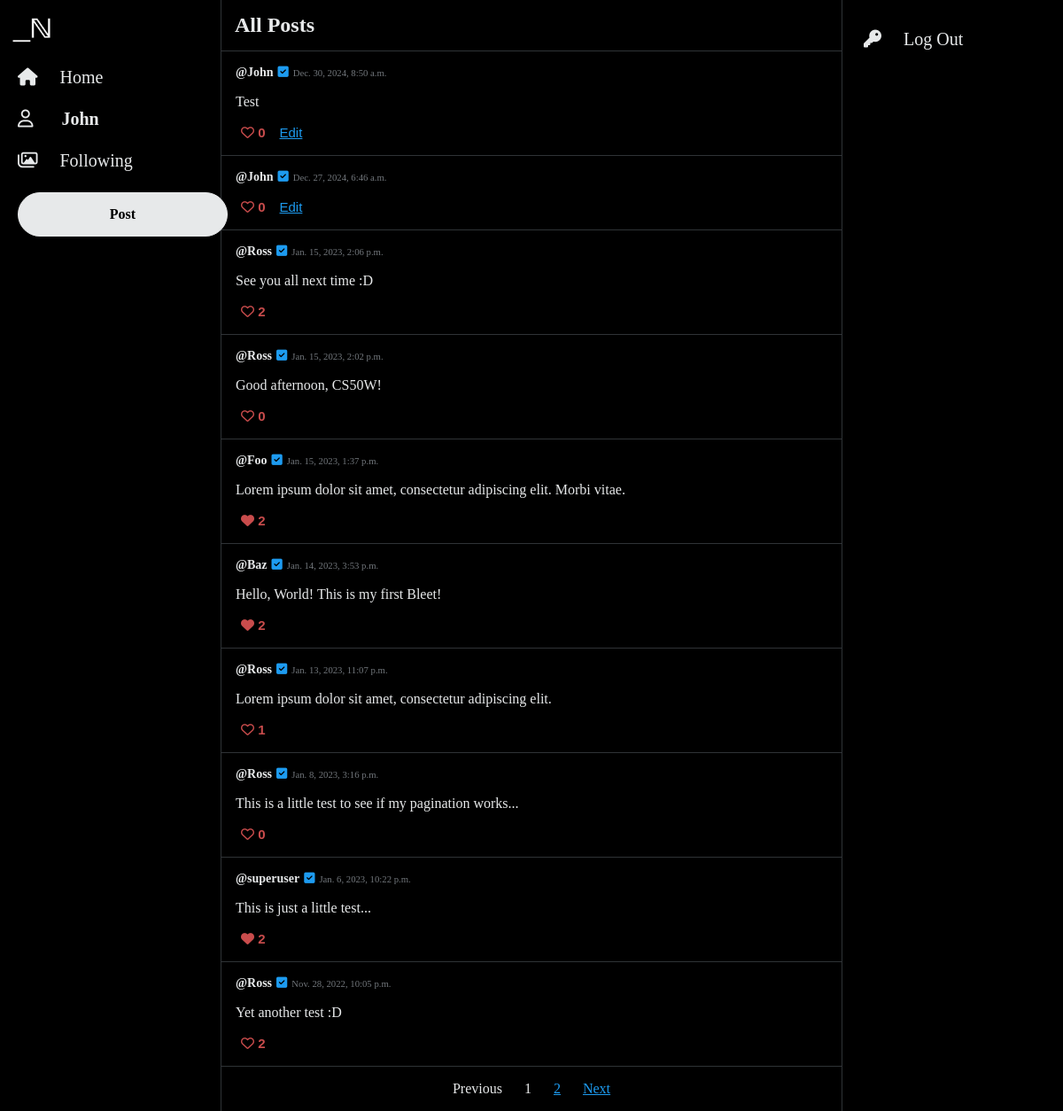
Page /allPosts (signed in) on the committed database.
### network/models.py (models this page shows, shortened)
class User(AbstractUser):
    pass

class Tweet(models.Model):
    author = models.ForeignKey(User, on_delete=models.CASCADE)
    tweetText = models.CharField(max_length=255)
    posted = models.DateTimeField(auto_now_add=True)
    like = models.ManyToManyField(User, blank=True, related_name="likes")

### network/views.py (the view)
# urls.py: path("allPosts", views.allPosts, name="allPosts"),
@login_required(redirect_field_name='my_redirect_field')
def allPosts(request):
    tweets = Tweet.objects.all().order_by('-posted')
    paginator = Paginator(tweets, 10)
    page_number = request.GET.get('page')
    page_obj = paginator.get_page(page_number)
    return render(request, "network/allPosts.html", {
        "page_obj": page_obj
    })

### network/templates/network/allPosts.html (shortened to what this page needs)
{% extends "network/layout.html" %}
{% block body %}
<div style="border-bottom: 1px solid #2F3336;">
   <h2 style="margin: 15px;">All Posts</h2>
</div>
<div class="container">
   {% for tweet in page_obj %}
   <div class="post">
      <div class="card" data-id="{{tweet.id}}">
         <div class="card-body rounded">
            <div class="card-info">
            <a class="card-title" href="{% url 'profile' user_id=tweet.author.id%}"><strong>@{{ tweet.author }}</strong></a>
            <i class="fa-solid fa-square-check" id="check"></i>
            <h6 class="card-subtitle">{{tweet.posted}}</h6>
            </div>
            <p class="card-text" id="tweetText">{{tweet.tweetText}}</p>
            {% if user.username in tweet.like.all|stringformat:'s' %}
            <button class="button-like" id="foo-like">
               <i class="fa-solid fa-heart"></i>&nbsp;<span id="number">{{ tweet.like.all.count }}</span>
            </button>
            {% else %}
            <button class="button-secondary" id="foo">
               <i class="fa-regular fa-heart"></i>&nbsp;<span id="number">{{ tweet.like.all.count }}</span>
            </button>
            {% endif %}
            {% if user.username == tweet.author|stringformat:'s' %}
            <button class="button-edit" id="edit">  Edit</button>
            {% endif %}
         </div>
      </div>
   </div>
   {% endfor %}
   <nav aria-label="Page">
      <ul class="pagination">
         {% if page_obj.has_previous %}
         <li class="page-item">
            <a class="page-link" href="?page={{ page_obj.previous_page_number }}">Previous</a>
         </li>
         {% else %}
         <li class="page-item disabled">
            <a class="page-link disabled" href="#" tabindex="-1" aria-disabled="True">Previous</a>
         </li>
         {% endif %}
         {% for i in page_obj.paginator.page_range %}
         {% if page_obj.number == i %}
         <li class="page-item active" aria-current="page">
            <span class="page-link">
               {{ i }}
            </span>
         </li>
         {% else %}
         <li class="page-item"><a class="page-link" href="?page={{ i }}">{{ i }}</a></li>
         {% endif %}
         {% endfor %}
         {% if page_obj.has_next %}
         <li class="page-item">
            <a class="page-link" href="?page={{ page_obj.next_page_number }}">Next</a>
         </li>
         {% else %}
         <li class="page-item disabled">
            <a class="page-link disabled" href="#" tabindex="-1" aria-disabled="True">Next</a>
         </li>
         {% endif %}
      </ul>
   </nav>
   </div>
   {% endblock %}

### network/templates/network/layout.html (shortened to what this page needs)
{% load static %}
<!DOCTYPE html>
<html lang="en">
    <head>
        <link rel="stylesheet" href="{% static 'network/styles.css' %}"/>
        <link rel="stylesheet" href="https://cdnjs.cloudflare.com/ajax/libs/font-awesome/6.7.2/css/all.min.css">
    </head>
    <body>
        <header>
            <div class="sticky">
                <div class="logo">
                    <a href="{% url 'index' %}">
                        <img src="{% static '/network/logo.webp' %}" height="45" alt="logo"/>
                    </a>
                </div>
                <nav>
                    <div>
                        <ul style="margin: 0;">
                            {% if user.is_authenticated %}
                                <li class="nav-item">
                                    <a class="nav-link" href="{% url 'allPosts' %}">
                                        <i class="fa-sharp fa-solid fa-house" id="nav-icon"></i>
                                        <span class="nav-text">Home</span>
                                    </a>
                                </li>
                                <li class="nav-item">
                                    <a class="nav-link" href="{% url 'profile' user_id=user.id%}">
                                        <i class="fa-regular fa-user" id="nav-icon"></i>
                                        <strong class="nav-text" style="margin-left: 27px;">{{ user.username }}</strong>
                                    </a>
                                </li>
                                <li class="nav-item">
                                    <a class="nav-link" href="{% url 'following' %}">
                                        <i class="fa-regular fa-images"></i>
                                        <span class="nav-text">Following</span>
                                    </a>
                                </li>
                                <li class="nav-item button">
                                    <a class="nav-button" href="{% url 'tweet' %}" role="button">Post</a>
                                </li>
                            {% endif %}
                        </ul>
                    </div>
                </nav>
            </div>
        </header>
        <div class="body">
            {% block body %}
            {% endblock %}
        </div>
        <footer>
            <div class="sticky" style="margin-left: 12px;">
                <ul>
                    <li class="nav-item">
                        <a class="nav-link" href="{% url 'logout' %}" role="button">
                            <i class="fa-solid fa-key"></i>
                            <span class="nav-text">Log Out</span>
                        </a>
                    </li>
                </ul>
            </div>
        </footer>
    </body>
</html>

### network/static/network/styles.css (style rules this page uses)
body { display: flex; color: #e7e9ea; justify-content: center; background-color: #000; font-family: TwitterChirp; margin-top: 0; margin-bottom: 0; }
header { width: 275px; border-right: 1px solid #2F3336; }
footer { width: 275px; border-left: 1px solid #2F3336; }
ul { padding-inline-start: 0; }
#nav-icon { font-size: 20px; color: #e7e9ea; }
a.nav-link { font-size: 20px; color: #e7e9ea; text-decoration: none; }
a.card-title { margin: 0; color: #e7e9ea; text-decoration: none; font-size: 14px; }
a.page-link { color: #1d9bf0; }
a.page-link.disabled { color: #e7e9ea; text-decoration: none; cursor: default; }
.sticky { position: fixed; margin-top: 5px; }
.nav-item { align-items: center; display: flex; padding: 12px; }
.logo { padding: 5px; }
.nav-text { margin-left: 20px; margin-right: 16px; }
.nav-button { background-color: #e7e9ea; border: 1px solid #e7e9ea; border-radius: 25px; padding: 15px 25px; text-align: center; color: #000; text-decoration: none; font-weight: 600; width: 185px; }
.nav-item.button { background-color: transparent; border-radius: 25px; width: auto; }
.body { max-width: 750px; min-width: 700px; }
.post { border-bottom: 1px solid #2F3336; padding: 16px; }
.card-info { display: flex; align-items: baseline; gap: 5px; }
.card-subtitle { margin: 0; font-weight: normal; color: #71767b; }
#check { color: #1d9bf0; font-size: 14px; }
#foo { border: none; background-color: transparent; color: #c94c4c; font-size: 15px; cursor: pointer; }
#foo-like { border: none; background-color: transparent; color: #c94c4c; font-size: 15px; font-weight: bold; cursor: pointer; }
#number { font-weight: bold; }
.button-edit { border: none; background-color: transparent; color: #1d9bf0; font-size: 15px; cursor: pointer; text-decoration: underline; }
.pagination { display: flex; justify-content: center; gap: 25px; align-items: center; }
.page-item { display: block; }

### rows in the picture
User: username "John"
Tweet: author "John", posted "Dec. 30, 2024, 8:50 a.m.", tweetText "Test", like.all.count "0", shows "Edit"
Tweet: author "John", posted "Dec. 27, 2024, 6:46 a.m.", like.all.count "0", shows "Edit"
Tweet: author "Ross", posted "Jan. 15, 2023, 2:06 p.m.", tweetText "See you all next time :D", like.all.count "2"
Tweet: author "Ross", posted "Jan. 15, 2023, 2:02 p.m.", tweetText "Good afternoon, CS50W!", like.all.count "0"
Tweet: author "Foo", posted "Jan. 15, 2023, 1:37 p.m.", tweetText "Lorem ipsum dolor sit amet, consectetur adipiscing elit. Morbi vitae.", like.all.count "2"
Tweet: author "Baz", posted "Jan. 14, 2023, 3:53 p.m.", tweetText "Hello, World! This is my first Bleet!", like.all.count "2"
Tweet: author "Ross", posted "Jan. 13, 2023, 11:07 p.m.", tweetText "Lorem ipsum dolor sit amet, consectetur adipiscing elit.", like.all.count "1"
Tweet: author "Ross", posted "Jan. 8, 2023, 3:16 p.m.", tweetText "This is a little test to see if my pagination works...", like.all.count "0"
Tweet: author "superuser", posted "Jan. 6, 2023, 10:22 p.m.", tweetText "This is just a little test...", like.all.count "2"
Tweet: author "Ross", posted "Nov. 28, 2022, 10:05 p.m.", tweetText "Yet another test :D", like.all.count "2"

### other values in the picture
{{ i }} "1"
{{ i }} "2"
